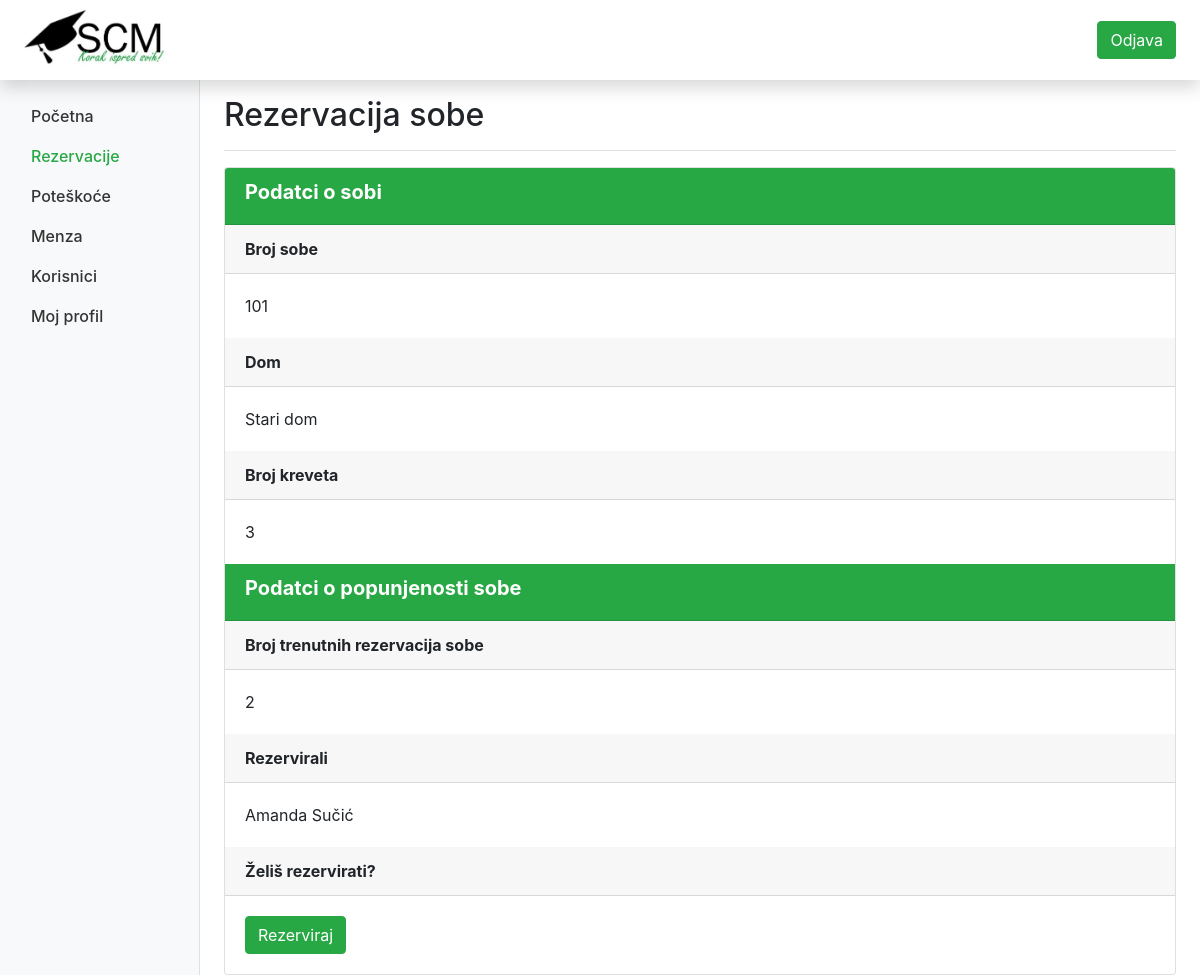
The app's page /rezervacija_sobe.php?id_sobe=3 (signed in) with its own data.
### tables this page shows
CREATE TABLE IF NOT EXISTS `sobe` (
  `id` int(11) NOT NULL AUTO_INCREMENT,
  `broj_sobe` int(11) NOT NULL,
  `kapacitet` int(11) NOT NULL,
  `id_doma` int(11) NOT NULL,
  PRIMARY KEY (`id`)
);

CREATE TABLE IF NOT EXISTS `domovi` (
  `id` int(11) NOT NULL AUTO_INCREMENT,
  `naziv_doma` varchar(100) NOT NULL,
  PRIMARY KEY (`id`)
);

CREATE TABLE IF NOT EXISTS `rezervacije` (
  `id` int(11) NOT NULL AUTO_INCREMENT,
  `id_korisnika` int(11) NOT NULL,
  `id_sobe` int(11) NOT NULL,
  PRIMARY KEY (`id`)
);

CREATE TABLE IF NOT EXISTS `korisnici` (
  `id` int(11) NOT NULL AUTO_INCREMENT,
  `type` int(11) NOT NULL,
  `email` varchar(100) NOT NULL,
  `password` varchar(1000) NOT NULL,
  `name` varchar(500) NOT NULL,
  PRIMARY KEY (`id`)
);

### rezervacija_sobe.php (the view, shortened to what this page needs)
<?php
  include_once 'inc/konekcija.php';
  if(isset($_GET["id_sobe"])){
    $id = $_GET["id_sobe"];
  }
?>
<!doctype html>
<html lang="en">
  <head>
    <?php include_once 'inc/zaglavlje.php';?>
  </head>
  <body>
    <?php include_once 'inc/navigacija.php';?>
    <div class="container-fluid">
      <div class="row">
        <?php include_once 'inc/izbornik.php';?>
        <main role="main" class="col-md-9 ml-sm-auto col-lg-10 px-md-4">
          <div class="d-flex justify-content-between flex-wrap flex-md-nowrap align-items-center pt-3 pb-2 mb-3 border-bottom">
            <h1 class="h2">Rezervacija sobe</h1>
          </div>
          <?php
            $sql = "SELECT * FROM sobe JOIN domovi ON domovi.id = id_doma  WHERE sobe.id = $id";
            $result = mysqli_query($conn, $sql);
            if (mysqli_num_rows($result) > 0) {
              while($row = mysqli_fetch_assoc($result)) {
                $broj_sobe = $row["broj_sobe"];
                $dom = $row["naziv_doma"];
                $kapacitet = $row["kapacitet"];
              }
            }
          ?>
            <div class="card">
              <div class="card-header bg-success text-white">
                <h5><strong>Podatci o sobi</strong></h5>
              </div>
              <div class="card-header">
                <strong>Broj sobe</strong>
              </div>
              <div class="card-body">
                <?php echo $broj_sobe; ?>
              </div>
              <div class="card-header">
                <strong>Dom</strong>
              </div>
              <div class="card-body">
                <?php echo $dom; ?>
              </div>
              <div class="card-header">
                <strong>Broj kreveta</strong>
              </div>
              <div class="card-body">
                <?php echo $kapacitet; ?>
              </div>
              <div class="card-header bg-success text-white">
                <h5><strong>Podatci o popunjenosti sobe</strong></h5>
              </div>
              <div class="card-header">
                <strong>Broj trenutnih rezervacija sobe</strong>
              </div>
              <div class="card-body">
                <?php
                  $sql = "SELECT COUNT(*) as popunjenost FROM rezervacije WHERE id_sobe = $id";
                  $result = mysqli_query($conn, $sql);
                  if (mysqli_num_rows($result) > 0) {
                    while($row = mysqli_fetch_assoc($result)) {
                      echo $row["popunjenost"];
                    }
                  }
                ?>
              </div>
              <div class="card-header">
                <strong>Rezervirali</strong>
              </div>
              <div class="card-body">
                <?php
                  $sql = "SELECT * FROM rezervacije JOIN korisnici ON korisnici.id = id_korisnika  WHERE id_sobe = $id";
                  $result = mysqli_query($conn, $sql);
                  if (mysqli_num_rows($result) > 0) {
                    while($row = mysqli_fetch_assoc($result)) {
                      echo $row["name"]."<br>";
                    }
                  }
                ?>
              </div>
              <div class="card-header">
                <strong>Želiš rezervirati?</strong>
              </div>
              <div class="card-body">
                <a href="upis_u_bazu.php?tip=rezervacija&id_korisnika=<?php echo $_SESSION["id"]; ?>&id_sobe=<?php echo $id; ?>" class="btn btn-success" name="button">Rezerviraj</a>
              </div>
            </div>
        </main>
      </div>
    </div>
  </body>
</html>

### records on screen
sobe: broj_sobe "101", domovi.naziv_doma "Stari dom", kapacitet "3"
rezervacije: korisnici.name "Amanda Sučić"

### other values on screen
$row["popunjenost"] "2"
